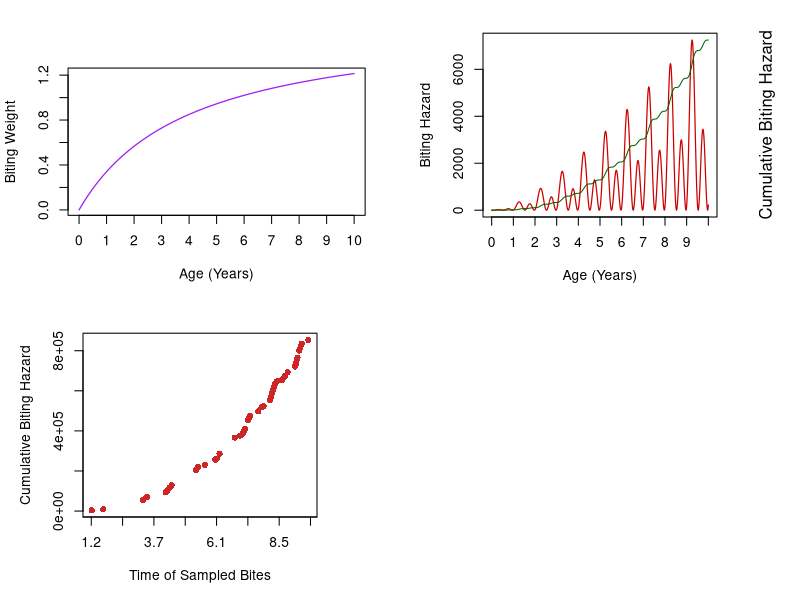

This figure's R source:

hh = function(t,hb,hs,trend=0,wt=1){
  wt*(hb*(1+trend*t)*(1 + hs*sin(2*pi*t/365))^2) 
} 

make.weight = function(age, aa=1.7, bb=4){
  aa*age/(bb*365+age) 
} 

# N: number of bites
# mxYR: max year (make bites for 0:mxYR time period)
# hb:
# hs:
# trend:
# wt:
# dt: time step (in days)
make.bites = function(N, mxYR, hb, hs, trend=0, wt=1, dt=5){
  t = seq(0,mxYR*365, by = dt)
  wt = make.weight(t) 
  xp = hh(t = t,hb =  hb,hs =  hs,trend = trend, wt=wt)
  xpC = cumsum(xp)
  bite.dt = runif(N,0,max(xpC))
  get.ix = function(i){
    min(which(bite.dt[i] < xpC)) 
  } 
  ixx = sapply(1:N, get.ix) 
  t[ixx] 
} 

make.bites.plot = function(N, mxYR, hb, hs, trend=0, wt=1, dt=5, plot=FALSE){
  
  t = seq(0,mxYR*365, by = dt)
  wt = make.weight(t) # biting weight is increasing function age; bites should become more dense in time as age increase
  xp = hh(t = t,hb =  hb,hs =  hs,trend = trend, wt=wt) # biting hazard?
  xpC = cumsum(xp) # cumulative biting hazard?
  bite.dt = runif(N,0,max(xpC))
  
  ixx = vapply(X = 1:N,FUN = function(i,bite.dt,xpC){
    min(which(bite.dt[i] < xpC))
  },FUN.VALUE = integer(1),bite.dt=bite.dt,xpC=xpC)
  
  
  # set up plotting surface
  par(mfrow=c(2,2))
  
  # plot biting weight
  plot(wt,type="l",xaxt="n",xlab="Age (Years)",ylab="Biting Weight",col="purple",lwd=1.25)
  xAxis = which(t %% 365 == 0)
  axis(1, at=xAxis, labels=round(t[xAxis]/365,2),las=1)
  
  # set up graphical pars
  oldMar = par("mar")
  par(mar = c(5,5,2,5))
  
  # plot xp
  plot(xp,type="l",xaxt="n",ylab="Biting Hazard",xlab="Age (Years)",col="red3",lwd=1.2)
  axis(1, at=xAxis, labels=round(t[xAxis]/365,2),las=1)
  par(new = T)
  plot(xpC,type="l", axes=F, xlab=NA, ylab=NA,col="darkgreen")
  # yAxis = seq(from=min(xpC),to=round(x = max(xpC),digits = -3),by=500)
  # axis(side = 4,at = yAxis,labels = yAxis)
  mtext(side = 4, line = 2.5, 'Cumulative Biting Hazard')
  
  plot(sort(t[ixx]),sort(xpC[ixx]),type="p",pch=16,xlab="Time of Sampled Bites",ylab="Cumulative Biting Hazard",xaxt="n",col="firebrick3")
  xAxis = seq(from=0,to=round(max(t[ixx]),digits = -3),length.out = 10)
  axis(side = 1,at = xAxis,labels = round(xAxis/365,1))
  
  # it might be nice to try estimating the intensity function of a NHPP with some package on this data
  # densEst = density(x = sort(t[ixx]))
  # nwSmooth = ksmooth(x = sort(t[ixx]),y=sort(xpC[ixx]),bandwidth = max(t[ixx])/10)
  # lines(x = nwSmooth$x,y = nwSmooth$y,col = "grey20",lwd=2.5)
  
  # reset graphical pars
  par(mar = oldMar,mfrow=c(1,1))
  
  # return bite times
  t[ixx] 
} 


#wt = seq(0, 5*365, by = 5)

age = seq(0:3650)
wt = make.weight(age) 
xp = sapply(X = age,FUN = hh, hb=2, hs = 1, wt=wt)
#plot(age, xp, type = "l") 

bites= sort(make.bites(70, 10, 1, 5, wt=wt, trend = .05))
make.bites.plot(70, 10, 1, 5, wt=wt, trend = .05,plot = T)
#plot(bites, bites*0, type = "p")  
